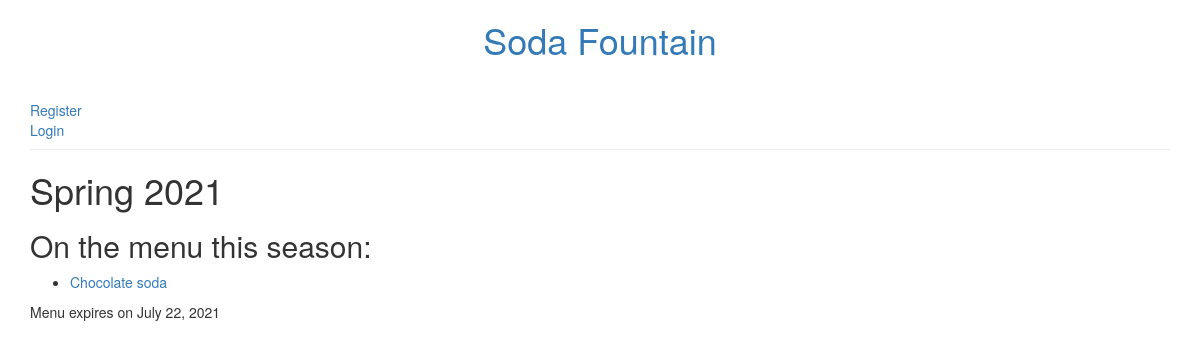
/menu/508/, run on an earlier commit of the app's database.
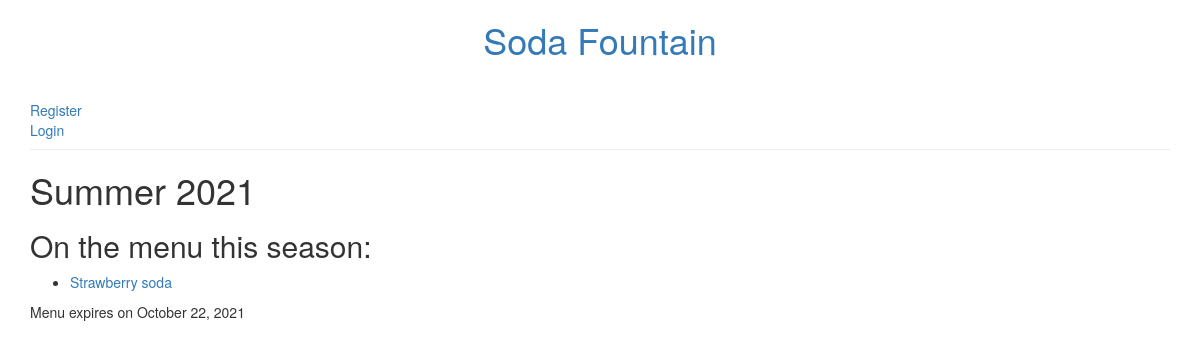
And on a later commit of the database.
### menu/models.py (models this page shows, shortened)
class Menu(models.Model):
    season = models.CharField(max_length=20)
    items = models.ManyToManyField('Item', related_name='items')
    creator = models.ForeignKey(User, on_delete=models.DO_NOTHING)
    created_date = models.DateTimeField(
            default=timezone.now)
    expiration_date = models.DateTimeField(
            blank=True, null=True)

class Item(models.Model):
    name = models.CharField(max_length=200)
    description = models.TextField()
    chef = models.ForeignKey('auth.User', on_delete=models.CASCADE)
    created_date = models.DateTimeField(
            default=timezone.now)
    standard = models.BooleanField(default=False)
    ingredients = models.ManyToManyField('Ingredient')
    def __str__(self):
        return self.name

### menu/views.py (the view)
# urls.py: path('menu/<pk>/', views.menu_detail, name='menu_detail'),
def menu_detail(request, pk):
    menu = get_object_or_404(models.Menu, pk=pk)
    return render(request,
                  'menu/menu_detail.html',
                  {'menu': menu})

### menu/templates/menu/menu_detail.html (shortened to what this page needs)
{% extends 'layout.html' %}
{% block content %}
  <div class="post">
      <h1>
          {{ menu.season }}
      </h1>
      <h2>On the menu this season:</h2>
      <ul>
          {% for item in menu.items.all %}
              <li><a href="{% url 'item_detail' pk=item.pk %}">{{ item }}</a></li>
          {% endfor %}
      </ul>
      {% if menu.expiration_date %}
          <div class="date">
              Menu expires on {{ menu.expiration_date|date:"F j, Y" }}
          </div>
      {% endif %}
  </div>
{% endblock %}

What changed in the data, as far as the page shows it:
no longer on this page (row unchanged): Item: name "Chocolate soda"
changed Menu: season "Spring 2021" → "Summer 2021"; expiration_date "July 22, 2021" → "October 22, 2021"
now on this page (row unchanged): Item: name "Strawberry soda"
